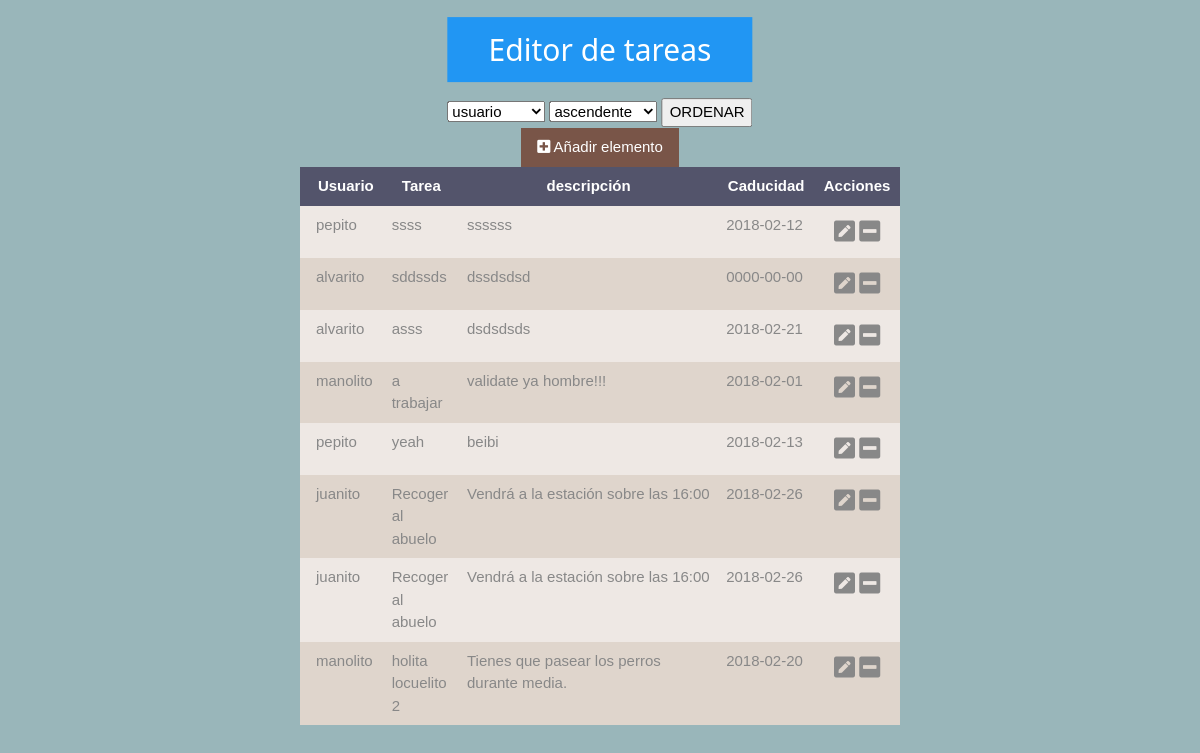
Page /codigo/main.php on the committed database.
### tables this page shows
CREATE TABLE `tareas` (
  `id_tarea` int(2) NOT NULL,
  `id_usuario` int(2) NOT NULL,
  `nombre` varchar(20) NOT NULL,
  `descr` varchar(100) NOT NULL,
  `caducidad` date NOT NULL
);

CREATE TABLE `usuario` (
  `id_usuario` int(2) NOT NULL,
  `nombreusuario` varchar(20) NOT NULL
);

### codigo/elementos/bd.php (called while the page is built, shortened)
<?php
  class yemi_bd
  {
    private $basedatos;
    function __construct(){
      try{
      $this->basedatos = new PDO(BD_DSN,BD_USUARIO,BD_CONTRASENIA,array(PDO::MYSQL_ATTR_INIT_COMMAND => "SET NAMES utf8"));
      }catch(PDOException $e){
        die("**Error: ". $e->getMessage());
      }
    }
    public function sentencia($sql){
      $reg = $this->basedatos->query($sql);
      return $reg;
    }
  }
 ?>

### codigo/tareas.php (the view, shortened to what this page needs)
<?php
  require_once 'elementos/bd.php';
  $conexionbd = new yemi_bd();
        $tipo = $_POST['tipo'] ?? "t.id_tarea";
        $orden =  $_POST['orden'] ?? "DESC";
        $sql = "
        SELECT u.id_usuario, u.nombreusuario, t.id_tarea , t.nombre, t.descr, t.caducidad FROM tareas t, usuario u WHERE u.id_usuario = t.id_usuario ORDER BY $tipo $orden";
        $reg = $conexionbd->sentencia($sql);
       ?>
       <div class="w3-container">
          <div id="btn_nuevo" onclick="dialog_crear()" class="w3-center"> <a href='#'  class='crear w3-btn w3-brown'><i class="fas fa-plus-square"></i> Añadir elemento</a> </div>
       </div>
       <table id="tabla" class="w3-table w3-striped w3-center">
          <col width="50">
          <col width="50">
          <col width="250">
          <col width="60">
          <col width="60">
         <thead>
         <tr class="color-flower1">
           <th class="w3-center">Usuario</th>
           <th class="w3-center">Tarea</th>
           <th class="w3-center">descripción</th>
           <th class="w3-center">Caducidad</th>
           <th class="w3-center">Acciones</th>
         </tr>
          </thead>
       <?php
         while ($listar = $reg->fetch(PDO::FETCH_ASSOC)) { ?>
           <tr id="idlista_<?= $listar["id_tarea"]?>">
           <td class="usuario" id="<?= $listar["id_usuario"] ?>"> <?= $listar["nombreusuario"] ?> </td>
           <td class="nombre"><?= $listar["nombre"] ?> </td>
           <td class="descr"><?= $listar["descr"] ?> </td>
           <td class="caducidad"><?= $listar["caducidad"] ?> </td>
           <td class='w3-center'> <a href='#' onclick="dialog_editar(this)"  class='editar w3-xlarge' name="<?= $listar["id_tarea"] ?>"><i class='fas fa-pen-square'></i></a>
           <a href='#'  class='eliminar w3-xlarge' onclick="dialog_eliminar(this)" name="<?= $listar["id_tarea"] ?>"><i class='fas fa-minus-square'></i> </a>
          </td>
           </tr>
      <?php
      }
       ?>
     </table>

### codigo/main.php (shortened to what this page needs)
<!DOCTYPE html>
<html>
  <head>
    <link rel="stylesheet" href="../estilo/w3.css">
    <link rel="stylesheet" href="../estilo/jquery-ui.css">
    <link rel="stylesheet" href="../estilo/color_flower.css">
    <link rel="stylesheet" href="../estilo/fontawesome-all.css">
  </head>
  <body>
    <div id="contenido">
      <div class="w3-display-container w3-padding-64">
        <div class="w3-display-middle opciones">
          <div class="w3-panel w3-blue w3-center">
            <h2>Editor de tareas </h2>
          </div>
          <div class="w3-center">
            <select id="selectortipo">
              <option value="u.nombreusuario">usuario</option>
            </select>
            <select id="selectororden" >
              <option value="ASC">ascendente</option>
            </select>
            <button type="button" onclick="ordenar()" name="button">ORDENAR</button>
          </div>
        </div>
      </div>
       <div class="w3-responsive w3-half">
       <div id="contenedorTabla">
         <?php include "tareas.php"; ?>
     </div>
   </div>
    </div>
  </body>
</html>

### estilo/w3.css (style rules this page uses)
*,*:before,*:after { box-sizing:inherit }
html { -ms-text-size-adjust:100%;-webkit-text-size-adjust:100% }
body { margin:0 }
a { background-color:transparent;-webkit-text-decoration-skip:objects }
button,input,select,textarea { font:inherit;margin:0 }
button,input { overflow:visible }
button,select { text-transform:none }
button,html [type=button],[type=reset],[type=submit] { -webkit-appearance:button }
html,body { font-family:Verdana,sans-serif;font-size:15px;line-height:1.5 }
html { overflow-x:hidden }
h2 { font-size:30px }
h1,h2,h3,h4,h5,h6 { font-family:"Segoe UI",Arial,sans-serif;font-weight:400;margin:10px 0 }
a { color:inherit }
.w3-table,.w3-table-all { border-collapse:collapse;border-spacing:0;width:100%;display:table }
.w3-striped tbody tr:nth-child(even) { background-color:#f1f1f1 }
.w3-table td,.w3-table th,.w3-table-all td,.w3-table-all th { padding:8px 8px;display:table-cell;text-align:left;vertical-align:top }
.w3-table th:first-child,.w3-table td:first-child,.w3-table-all th:first-child,.w3-table-all td:first-child { padding-left:16px }
.w3-btn,.w3-button { border:none;display:inline-block;padding:8px 16px;vertical-align:middle;overflow:hidden;text-decoration:none;color:inherit;text-align:center;cursor:pointer;white-space:nowrap }
.w3-btn,.w3-button { -webkit-touch-callout:none;-webkit-user-select:none;-khtml-user-select:none;-moz-user-select:none;-ms-user-select:none;user-select:none }
.w3-tooltip,.w3-display-container { position:relative }
.w3-responsive { display:block;overflow-x:auto }
.w3-container:after,.w3-container:before,.w3-panel:after,.w3-panel:before,.w3-row:after,.w3-row:before,.w3-row-padding:after,.w3-row-padding:before, .w3-cell-row:before,.w3-cell-row:after,.w3-clear:after,.w3-clear:before,.w3-bar:before,.w3-bar:after { content:"";display:table;clear:both }
.w3-col,.w3-half,.w3-third,.w3-twothird,.w3-threequarter,.w3-quarter { float:left;width:100% }
@media (min-width:601px) { .w3-col.m6,.w3-half { width:49.99999% } }
.w3-display-middle { position:absolute;top:50%;left:50%;transform:translate(-50%,-50%);-ms-transform:translate(-50%,-50%) }
.w3-container,.w3-panel { padding:0.01em 16px }
.w3-panel { margin-top:16px;margin-bottom:16px }
.w3-xlarge { font-size:24px!important }
.w3-center { text-align:center!important }
.w3-padding-64 { padding-top:64px!important;padding-bottom:64px!important }
.w3-blue,.w3-hover-blue:hover { color:#fff!important;background-color:#2196F3!important }
.w3-brown,.w3-hover-brown:hover { color:#fff!important;background-color:#795548!important }

### estilo/color_flower.css (style rules this page uses)
.color-flower1 { color:#fff;background-color:#53546b }
body { background-color:#99b6ba; color: #888888; }
.w3-striped tbody tr:nth-child(even) { background-color:#dfd5cc }
.w3-striped tbody tr:nth-child(odd) { background-color:#eee8e4 }

### rows in the picture
tareas: id_usuario.nombreusuario "pepito", nombre "ssss", descr "ssssss", caducidad "2018-02-12"
tareas: id_usuario.nombreusuario "alvarito", nombre "sddssds", descr "dssdsdsd", caducidad "0000-00-00"
tareas: id_usuario.nombreusuario "alvarito", nombre "asss", descr "dsdsdsds", caducidad "2018-02-21"
tareas: id_usuario.nombreusuario "manolito", nombre "a trabajar", descr "validate ya hombre!!!", caducidad "2018-02-01"
tareas: id_usuario.nombreusuario "pepito", nombre "yeah", descr "beibi", caducidad "2018-02-13"
tareas: id_usuario.nombreusuario "juanito", nombre "Recoger al abuelo", descr "Vendrá a la estación sobre las 16:00", caducidad "2018-02-26"
tareas: id_usuario.nombreusuario "juanito", nombre "Recoger al abuelo", descr "Vendrá a la estación sobre las 16:00", caducidad "2018-02-26"
tareas: id_usuario.nombreusuario "manolito", nombre "holita locuelito 2", descr "Tienes que pasear los perros durante media.", caducidad "2018-02-20"
